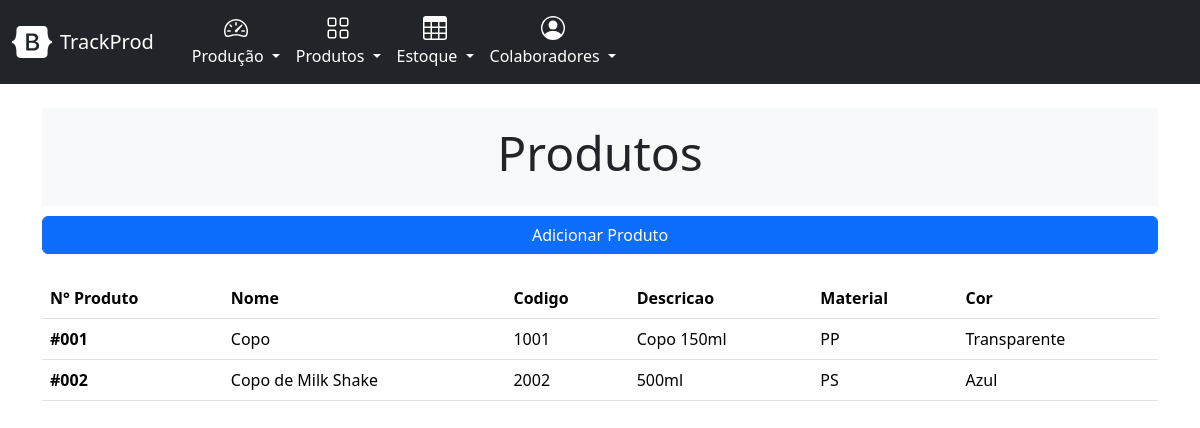
Before: /cadastro/list_produtos/ with the older database file.
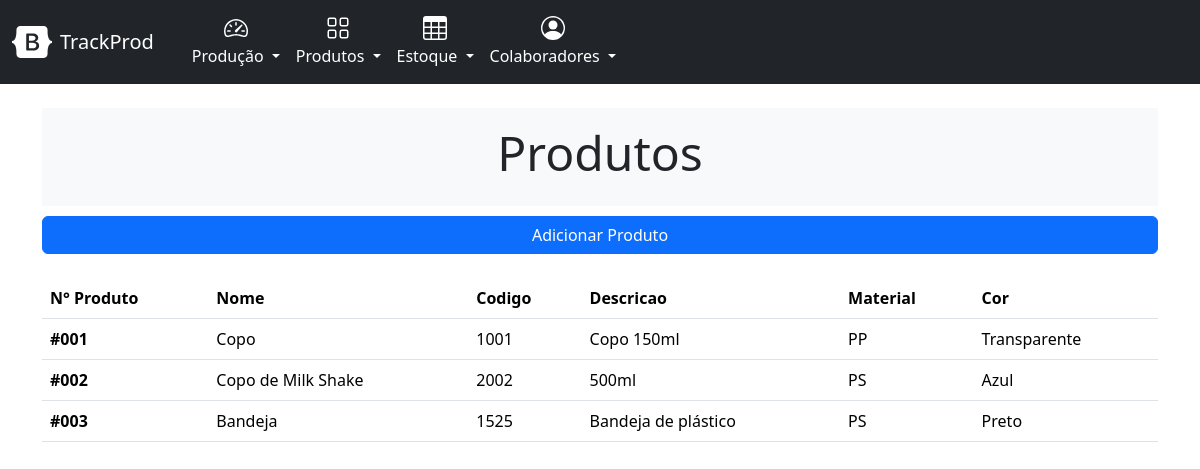
After: the same page with the newer database file.
### cadastro/models.py (models this page shows, shortened)
class Produto(models.Model):
    nome = models.CharField(max_length=255)
    codigo = models.CharField(max_length=50, unique=True)
    descricao = models.TextField(blank=True)
    material = models.CharField(max_length=100)
    peso = models.DecimalField(max_digits=10, decimal_places=2)
    volume = models.DecimalField(max_digits=10, decimal_places=2)
    cor = models.CharField(max_length=50)

### cadastro/views.py (the view)
# urls.py: path('list_produtos/', views.list_produtos, name='list_produtos'),
def list_produtos(request):
    list_produtos = Produto.objects.all()
    context = {'list_produtos': list_produtos}
    return render(request, 'produto/list_produtos.html', context)

### cadastro/templates/produto/list_produtos.html (shortened to what this page needs)
{% extends "base.html" %}
{% block header %}
    <div class="py-3 bg-light text-center">
        <h2 class="display-5">Produtos</h2>
    </div>
{% endblock header %}
{% block content %}
{% block buttons %}
  <div class="d-grid gap-2" style="margin-top: 10px;">
      <a class="btn btn-primary" href="{% url 'novo_produto'%}" role="button">Adicionar Produto</a>
  </div>
{% endblock buttons %}
    <table class="table table-hover">
        <thead >
          <tr>
            <th scope="col">N° Produto</th>
            <th scope="col">Nome</th>
            <th scope="col">Codigo</th>
            <th scope="col">Descricao</th>
            <th scope="col">Material</th>
            <th scope="col">Cor</th>
          </tr>
        </thead>
        <tbody class="table table-hover">
        {% for produto in list_produtos %}
          <tr style="cursor: pointer;" onclick="window.location.href='{% url 'produto' produto.id  %}'">
            <th scope="row">#00{{ produto.id }}</th>
            <td>{{ produto.nome }}</td>
            <td>{{ produto.codigo }}</td>
            <td>{{ produto.descricao }}</td>
            <td>{{ produto.material }}</td>
            <td>{{ produto.cor }}</td>
          </tr>
        {% empty %}
          Não produtos cadastrados
        {% endfor %}
        </tbody>
      </table>
{% endblock content %}

Changed rows visible on the page:
added Produto: id "3", nome "Bandeja", codigo "1525", descricao "Bandeja de plástico", material "PS", cor "Preto"
